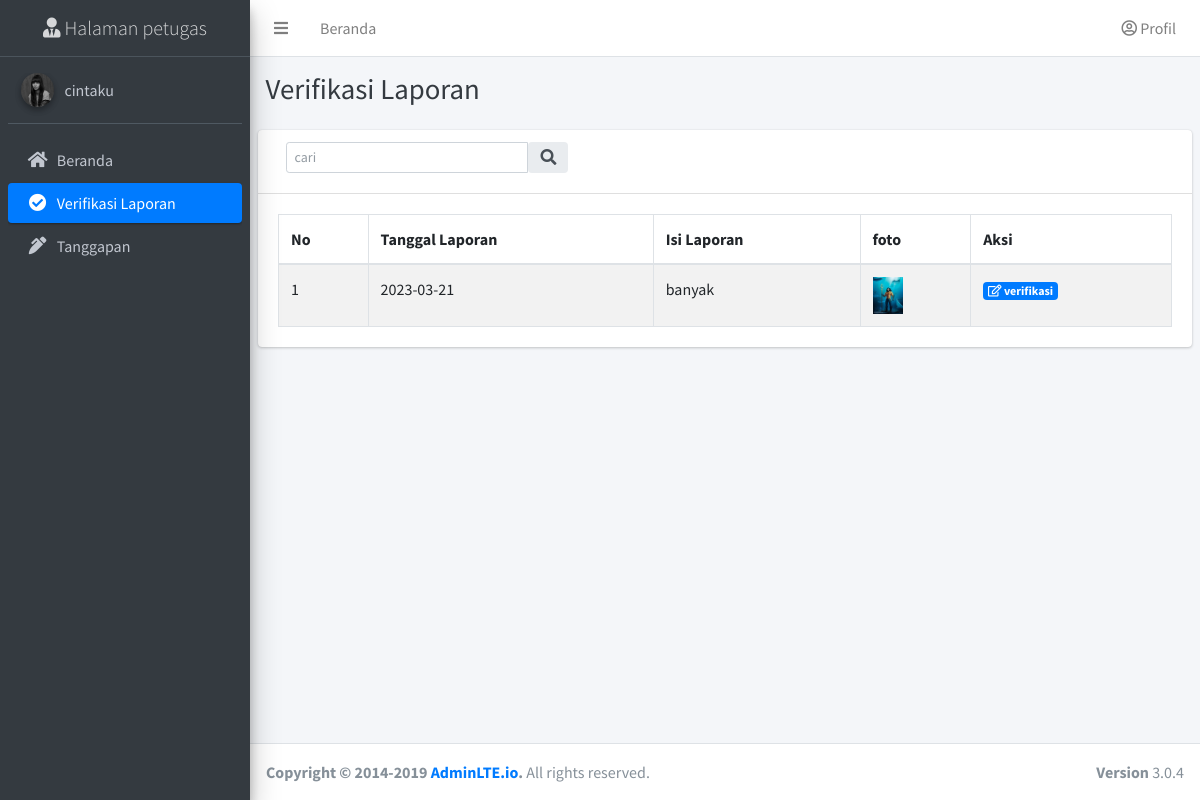
Page /admin/verifikasi.php?cari=29 (signed in) on the committed database.
### tables this page shows
CREATE TABLE `pengaduan` (
  `id_pengaduan` int(11) NOT NULL,
  `tgl_pengaduan` date NOT NULL,
  `nik` char(16) NOT NULL,
  `tentang` enum('lingkungan','jalan','air','masyarakat') NOT NULL,
  `isi_laporan` text NOT NULL,
  `foto` varchar(225) NOT NULL,
  `status` enum('0','proses','tolak','selesai') NOT NULL
);

### admin/verifikasi.php (the view, shortened to what this page needs)
<?php
$nama=$_SESSION["nama"];
$level=$_SESSION["level"];
include('ceki.php');
?>
<!DOCTYPE html>
<html>
<head>
  <link rel="stylesheet" href="plugins/fontawesome-free/css/all.min.css">
  <link rel="stylesheet" href="https://code.ionicframework.com/ionicons/2.0.1/css/ionicons.min.css">
  <link rel="stylesheet" href="plugins/tempusdominus-bootstrap-4/css/tempusdominus-bootstrap-4.min.css">
  <link rel="stylesheet" href="plugins/icheck-bootstrap/icheck-bootstrap.min.css">
  <link rel="stylesheet" href="plugins/jqvmap/jqvmap.min.css">
  <link rel="stylesheet" href="dist/css/adminlte.min.css">
  <link rel="stylesheet" href="plugins/overlayScrollbars/css/OverlayScrollbars.min.css">
  <link rel="stylesheet" href="plugins/daterangepicker/daterangepicker.css">
  <link rel="stylesheet" href="plugins/summernote/summernote-bs4.css">
  <link rel="stylesheet" href="plugins/sweetalert2-theme-bootstrap-4/bootstrap-4.min.css">
  <link rel="stylesheet" href="plugins/toastr/toastr.min.css">
  <link rel="stylesheet" href="plugins/datatables-bs4/css/dataTables.bootstrap4.min.css">
  <link rel="stylesheet" href="plugins/datatables-responsive/css/responsive.bootstrap4.min.css">
  <link rel="stylesheet" href="../css/asd.css">
</head>
<body class="hold-transition sidebar-mini layout-fixed">
<div class="wrapper">
  <nav class="main-header navbar navbar-expand navbar-white navbar-light">
    <ul class="navbar-nav">
      <li class="nav-item">
        <a class="nav-link" data-widget="pushmenu" href="#" role="button"><i class="fas fa-bars"></i></a>
      </li>
      <li class="nav-item d-none d-sm-inline-block">
        <a href="beranda.php" class="nav-link">Beranda</a>
      </li>
    </ul>
    <ul class="navbar-nav ml-auto">
      <li class="nav-item dropdown">
        <a class="nav-link" data-toggle="dropdown" href="#">
          <i class="far fa-user-circle"></i> Profil
        </a>
      </li>
    </ul>
  </nav>
  <aside class="main-sidebar sidebar-dark-primary elevation-4">
    <?php
    if($level == "admin"){
    ?>
    <a href="#" class="brand-link" align="center">
      <i class="fas fa-user"></i>
      <span class="brand-text font-weight-light">Halaman Admin</span>
    </a>
<?php
    }else{?>
      <a href="#" class="brand-link" align="center">
      <i class="fas fa-user-tie"></i>
      <span class="brand-text font-weight-light">Halaman petugas</span>
    </a>
    <?php }?>
    <div class="sidebar">
      <div class="user-panel mt-3 pb-3 mb-3 d-flex">
        <div class="image">
          <img src="dist/img/user4-128x128.jpg" class="img-circle elevation-2" alt="User Image">
        </div>
        <div class="info">
          <a href="#" class="d-block"><?php echo $nama; ?></a>
        </div>
      </div>
      <nav class="mt-2">
        <ul class="nav nav-pills nav-sidebar flex-column" data-widget="treeview" role="menu" data-accordion="false">
          <li class="nav-item has-treeview">
            <a href="beranda.php" class="nav-link">
              <i class="nav-icon fas fa-home"></i>
              <p>
                Beranda
              </p>
            </a>
          </li>
          <li class="nav-item has-treeview">
            <a href="verifikasi.php" class="nav-link active">
              <i class="nav-icon fas fa-check-circle"></i>
              <p>
                Verifikasi Laporan
              </p>
            </a>
          </li>
          <li class="nav-item has-treeview">
            <a href="Tanggapan.php" class="nav-link">
              <i class="nav-icon fas fa-pen-alt"></i>
              <p>
                Tanggapan
              </p>
            </a>
          </li>
        </ul>
      </nav>
    </div>
  </aside>
 <div class="content-wrapper">
    <div class="content-header">
      <div class="container-fluid">
        <div class="row mb-2">
          <div class="col-sm-12">
            <h1 class="m-0 text-dark">Verifikasi Laporan</h1>
          </div>
        </div>
      </div>
    </div>
    <section class="content">
      <div class="row">
        <div class="col-12">
          <div class="card">
          <div class="card-header">
              <div class="row mb-2">
                <div class="col-sm-12">
                  <form class="input-group rounded col-4" action="" method="get">
                <input type="search" class="form-control form-control-sm" placeholder="cari" name="cari" aria-label="Search" aria-describedby="search-addon" />
                <button type="submit"  class="input-group-text border-0" id="search-addon">
                  <i class="fas fa-search"></i>
                </button>
              </form>
                </div>
              </div>
            </div>
            <div class="card-body">
                <?php
                $que = mysqli_query($qw, "SELECT * FROM pengaduan WHERE status='0'");
                if( mysqli_fetch_assoc($que)==0){
                  echo"<font color='red'>Belum Ada Pengaduan</font>";
                }else{
                ?>
              <table id="example1" class="table table-bordered table-striped">
                <thead>
                <tr>
                  <th>No</th>
                  <th>Tanggal Laporan</th>
                  <th>Isi Laporan</th>
                  <th>foto</th>
                  <th>Aksi</th>
                </tr>
                </thead>
                <tbody>
                <?php
                if(isset($_GET['cari'])){
                  $cari = $_GET['cari'];
                  $dat = mysqli_query($qw,"SELECT * FROM pengaduan WHERE id_pengaduan like '%$cari%' OR tgl_pengaduan like '%$cari%' OR isi_laporan like '%$cari%' AND status='0'");
                  }else{
                $dat = mysqli_query($qw, "SELECT * FROM pengaduan WHERE status='0'");
                  }
                $no = 1;
                while ($data = mysqli_fetch_assoc($dat))
                {
                ?>
                    <tr>
                      <td><?php echo $no++; ?></td>
                      <td><?php echo $data['tgl_pengaduan']; ?></td>
                      <td><?php echo $data['isi_laporan']; ?></td>
                      <td><img src="../img/<?php echo $data['foto']; ?>" width="30px" alt="gambar tidak tersedia"></td>
                      <td>
                        <a href="#" type="button" class="badge badge-primary" data-toggle="modal" data-target="#modal-tanggap<?php echo $data['id_pengaduan']; ?>" title="Edit"><i class="far fa-edit"></i> verifikasi</a>
                      </td>
                    </tr>
                <?php
                }
                ?>
                </tbody>
              </table>
              <?php
                }
                ?>
            </div>
          </div>
        </div>
      </div>
    </section>
  </div>
  <footer class="main-footer">
    <strong>Copyright &copy; 2014-2019 <a href="http://adminlte.io">AdminLTE.io</a>.</strong>
    All rights reserved.
    <div class="float-right d-none d-sm-inline-block">
      <b>Version</b> 3.0.4
    </div>
  </footer>
</div>
</body>
</html>

### rows in the picture
pengaduan: tgl_pengaduan "2023-03-21", isi_laporan "banyak", foto (picture)

### other values in the picture
$nama "cintaku"
